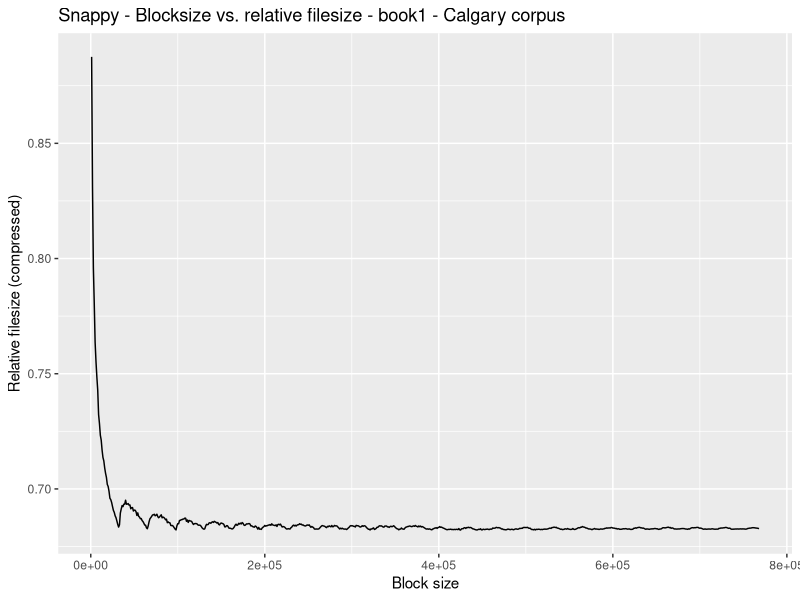

Write R code to recreate this figure.
df1 <- as.data.frame(read.csv(file="../../rawdata/snappy.stats.book1.txt",head=TRUE,sep=","))

library(ggplot2)

pdf(file="snappy-blocksize-compression-chrIII.pdf",height=5,width=7)

ggplot(data=df1, aes(x=Blocksize, y=RelSize)) +
    geom_line() + # Thinner lines
    xlab("Block size") + ylab("Relative filesize (compressed)") + # Set axis labels
    ggtitle("Snappy - Blocksize vs. relative filesize - book1 - Calgary corpus") +  # Set title
    theme()
    